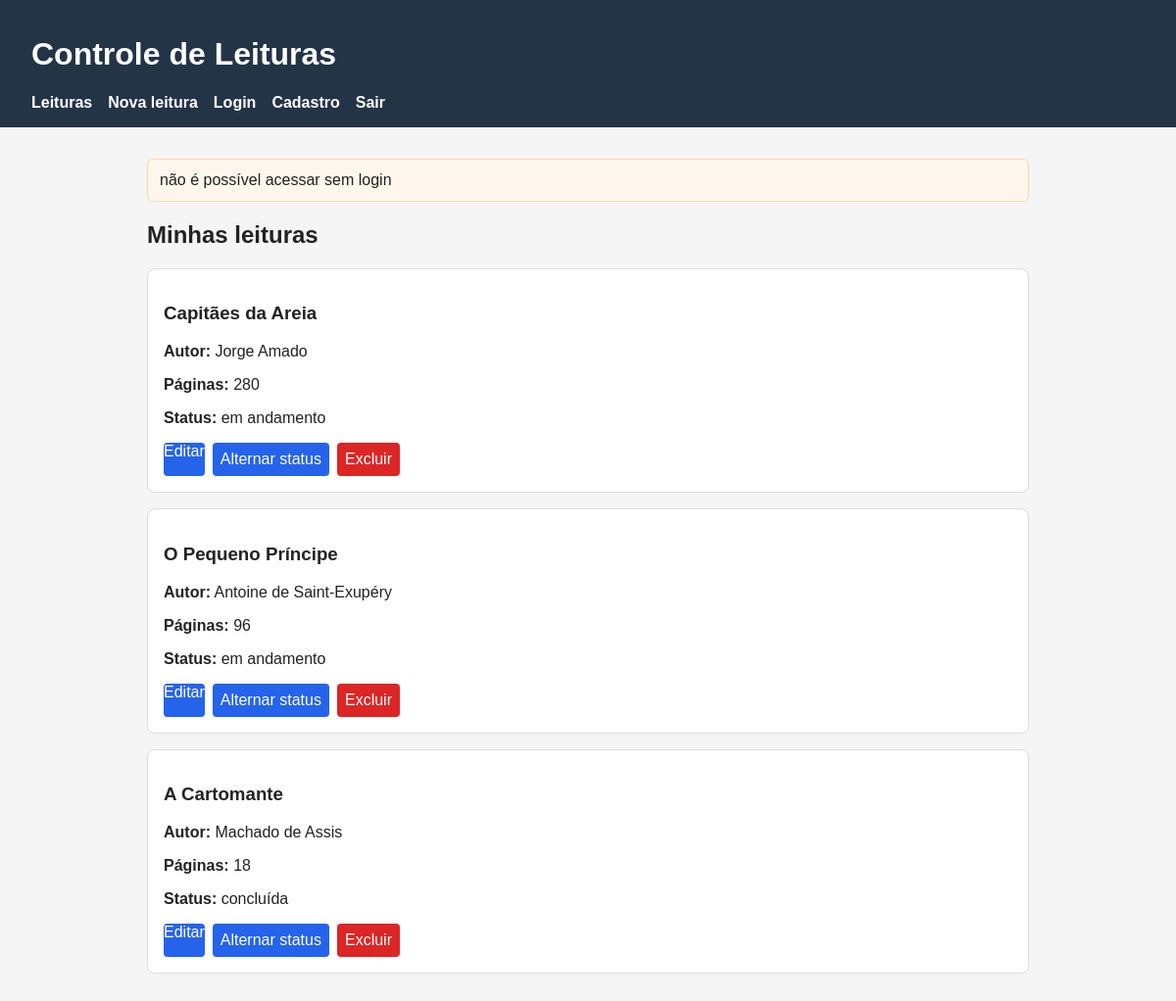
Screenshot of /leituras (signed in) with the database file from the repository.
### tables this page shows
CREATE TABLE leituras (
                id INTEGER PRIMARY KEY AUTOINCREMENT,
                usuario_id INTEGER,
                titulo TEXT NOT NULL,
                autor TEXT NOT NULL,
                paginas INTEGER NOT NULL,
                concluida INTEGER NOT NULL DEFAULT 0,
                FOREIGN KEY (usuario_id) REFERENCES usuarios(id)
            );

### leituras.py (the view)
@leituras_bp.route("/leituras")
def index():
    bloqueio = exigir_login()
    if bloqueio:
        return bloqueio
    leituras = database.listar_leituras()
    return render_template("leituras.html", leituras=leituras)

### database.py (called while the page is built)
def conectar():
    conexao = sqlite3.connect(DB_PATH)
    conexao.row_factory = sqlite3.Row
    return conexao

def listar_leituras():
    with conectar() as conexao:
        return conexao.execute(
            "SELECT * FROM leituras ORDER BY id DESC"
        ).fetchall()

### seguranca.py (called while the page is built)
def exigir_login():
    if 'usuario_id' not in session:
        return redirect(url_for('auth.login'))
    flash('não é possível acessar sem login')
    return None

### templates/leituras.html (shortened to what this page needs)
{% extends "base.html" %}
{% block content %}
<h2>Minhas leituras</h2>
{% if leituras %}
    {% for leitura in leituras %}
        <section class="card">
            <h3>{{ leitura["titulo"] }}</h3>
            <p><strong>Autor:</strong> {{ leitura["autor"] }}</p>
            <p><strong>Páginas:</strong> {{ leitura["paginas"] }}</p>
            <p>
                <strong>Status:</strong>
                {% if leitura["concluida"] %}
                    concluída
                {% else %}
                    em andamento
                {% endif %}
            </p>
            <div class="actions">
                <a class="button" href="{{ url_for('leituras.editar_leitura', leitura_id=leitura['id']) }}">Editar</a>
                <form method="post" action="{{ url_for('leituras.concluir_leitura', leitura_id=leitura['id']) }}">
                    <button type="submit">Alternar status</button>
                </form>
                <form method="post" action="{{ url_for('leituras.excluir_leitura', leitura_id=leitura['id']) }}">
                    <button class="danger" type="submit">Excluir</button>
                </form>
            </div>
        </section>
    {% endfor %}
{% else %}
    <p class="muted">Nenhuma leitura cadastrada.</p>
{% endif %}
{% endblock %}

### templates/base.html (shortened to what this page needs)
<!doctype html>
<html lang="pt-br">
<head>
</head>
<body>
    <header>
        <h1>Controle de Leituras</h1>
        <nav>
            <a href="{{ url_for('leituras.index') }}">Leituras</a>
            <a href="{{ url_for('leituras.nova_leitura') }}">Nova leitura</a>
            <a href="{{ url_for('auth.login') }}">Login</a>
            <a href="{{ url_for('auth.registro') }}">Cadastro</a>
            <a href="{{ url_for('auth.logout') }}">Sair</a>
        </nav>
    </header>
    <main>
        {% with mensagens = get_flashed_messages() %}
            {% if mensagens %}
                {% for mensagem in mensagens %}
                    <div class="flash">{{ mensagem }}</div>
                {% endfor %}
            {% endif %}
        {% endwith %}
        {% block content %}{% endblock %}
    </main>
</body>
</html>

### templates/base.html (style rules this page uses)
body { font-family: Arial, sans-serif; margin: 0; background: #f5f5f5; color: #222; }
header { background: #243447; color: white; padding: 1rem 2rem; }
nav { display: flex; gap: 1rem; flex-wrap: wrap; margin-top: 0.75rem; }
nav a { color: white; text-decoration: none; font-weight: bold; }
main { max-width: 900px; margin: 2rem auto; padding: 0 1rem; }
.card { background: white; border: 1px solid #ddd; border-radius: 8px; padding: 1rem; margin-bottom: 1rem; }
.actions { display: flex; gap: 0.5rem; flex-wrap: wrap; margin-top: 0.75rem; }
input, button { font: inherit; padding: 0.5rem; }
button, .button { background: #2563eb; border: 0; color: white; border-radius: 4px; cursor: pointer; text-decoration: none; display: inline-block; }
.danger { background: #dc2626; }
.flash { background: #fff7ed; border: 1px solid #fed7aa; padding: 0.75rem; border-radius: 6px; margin-bottom: 1rem; }

### rows the page displays
leituras: titulo "Capitães da Areia", autor "Jorge Amado", paginas "280", concluida "em andamento"
leituras: titulo "O Pequeno Príncipe", autor "Antoine de Saint-Exupéry", paginas "96", concluida "em andamento"
leituras: titulo "A Cartomante", autor "Machado de Assis", paginas "18", concluida "concluída"

### other values shown
{{ mensagem }} "não é possível acessar sem login"
